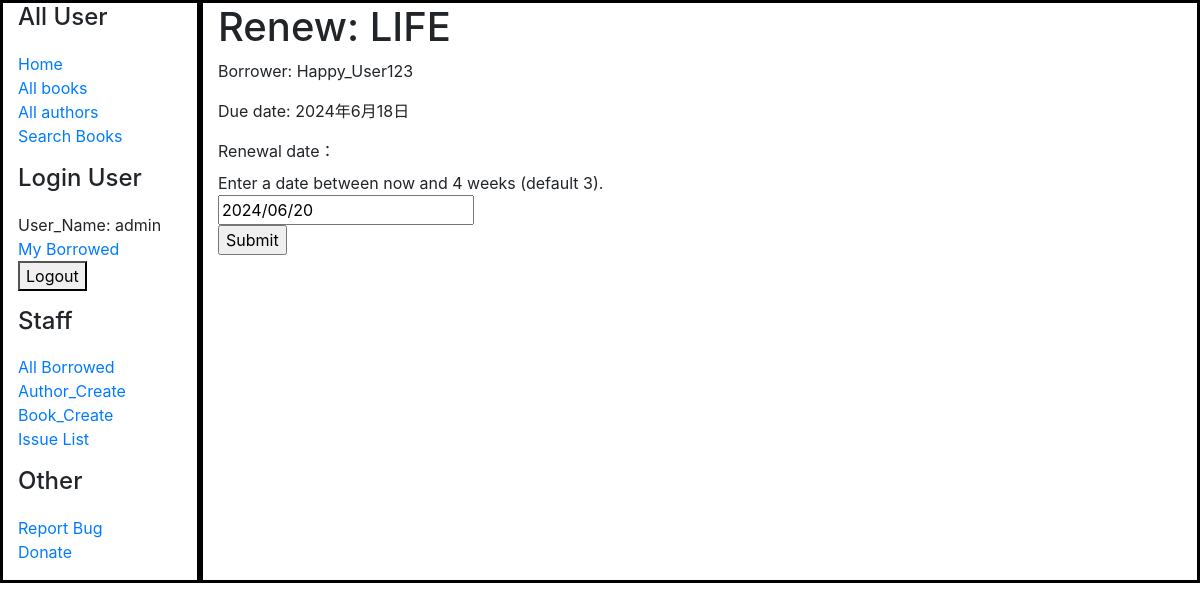
Page /catalog/book/8d8234fa-4f7a-45b3-9761-cfe23b58ddaf/renew/ (signed in) on the committed database.
### catalog/models.py (models this page shows, shortened)
class BookInstance(models.Model):
    id = models.UUIDField(primary_key=True, default=uuid.uuid4, help_text='Unique ID for this particular book across whole library')
    book = models.ForeignKey('Book', on_delete=models.SET_NULL, null=True)
    imprint = models.CharField(max_length=200)
    due_back = models.DateField(null=True, blank=True)
    borrower = models.ForeignKey(User, on_delete=models.SET_NULL, null=True, blank=True)
    LOAN_STATUS = (
        ('m', 'Maintenance'),
        ('o', 'On loan'),
        ('a', 'Available'),
        ('r', 'Reserved'),
    )
    status = models.CharField(
        max_length=1,
        choices=LOAN_STATUS,
        blank=True,
        default='m',
        help_text='Book availability',
    )
    class Meta:
        ordering = ['due_back']
        permissions = (("can_mark_returned", "Set book as returned"),)
    @property
    def is_overdue(self):
        if self.due_back and date.today() > self.due_back:
            return True
        return False

class Book(models.Model):
    title = models.CharField(max_length=200)
    author = models.ForeignKey('Author', on_delete=models.SET_NULL, null=True)
    summary = models.TextField(max_length=1000, help_text='Enter a brief description of the book')
    isbn = models.CharField('ISBN', max_length=13, help_text='13 Character <a href="https://www.isbn-international.org/content/what-isbn">ISBN number</a>')
    genre = models.ManyToManyField(Genre, help_text='Select a genre for this book')
    language=models.ForeignKey('Language', on_delete=models.SET_NULL, null=True)
    def display_genre(self):
        """Create a string for the Genre. This is required to display genre in Admin."""
        return ', '.join(genre.name for genre in self.genre.all()[:3])
    display_genre.short_description = 'Genre'

### catalog/views.py (the view)
# urls.py: path('book/<uuid:pk>/renew/', views.renew_book_librarian, name='renew-book-librarian'),
@login_required
@permission_required('catalog.can_mark_returned')
def renew_book_librarian(request, pk):
    book_inst=get_object_or_404(BookInstance, pk = pk)
    if request.method == 'POST':
        form = RenewBookForm(request.POST)
        if form.is_valid():
            book_inst.due_back = form.cleaned_data['renewal_date']
            book_inst.save()
            return HttpResponseRedirect(reverse('all_borrowed') )
    else:
        proposed_renewal_date = datetime.date.today() + datetime.timedelta(weeks=3)
        form = RenewBookForm(initial={'renewal_date': proposed_renewal_date,})
    return render(request, 'book_renew_librarian.html', {'form': form, 'bookinst':book_inst})

### catalog/forms.py (shortened to what this page needs)
class RenewBookForm(forms.Form):
    renewal_date = forms.DateField(help_text="Enter a date between now and 4 weeks (default 3).")
    '''
    class Meta:
        model = BookInstance
        fields = ['due_back',]
        labels = { 'due_back': _('Renewal date'), }
        help_texts = { 'due_back': _('Enter a date between now and 4 weeks (default 3).'), }
    '''

### catalog/templates/book_renew_librarian.html (shortened to what this page needs)
{% extends "base_generic.html" %}
{% block content %}
    <h1>Renew: {{bookinst.book.title}}</h1>
    <p>Borrower: {{bookinst.borrower}}</p>
    <p{% if bookinst.is_overdue %} class="text-danger"{% endif %}>Due date: {{bookinst.due_back}}</p>
    <form action="" method="post">
        <table>
        {{ form }}
        </table>
        <input type="submit" value="Submit" />
    </form>
{% endblock %}

### catalog/templates/base_generic.html (shortened to what this page needs)
<!DOCTYPE html>
<html lang="en">
  <head>
    <link
      rel="stylesheet"
      href="https://stackpath.bootstrapcdn.com/bootstrap/4.1.3/css/bootstrap.min.css"
 />
    {% load static %}
    <link rel="stylesheet" href="{% static 'css/styles.css' %}" />
  </head>
  <body>
    <div class="container-fluid">
      <div class="row">
        <div class="col-sm-2"  style="border:3px black solid;">
          {% block sidebar %}
          <h4>All User</h4>
          <ul class="sidebar-nav">
            <li><a href="{% url 'index' %}">Home</a></li>
            <li><a href="{% url 'books' %}">All books</a></li>
            <li><a href="{% url 'authors' %}">All authors</a></li>
            <li><a href="{% url 'search_books' %}">Search Books</a></li>
            {% if user.is_authenticated %}
          </ul>
            <h4>Login User</h4>
            <ul class="sidebar-nav">
     <li>User_Name: {{ user.get_username }}</li>
     <li><a href="{% url 'my-borrowed' %}">My Borrowed</a></li>
     <li><form method="post" action="{% url 'logout' %}?next={{ request.path }}">
      <button type="submit">Logout</button>
        </form></li>
        {% else %}
          <li><a href="{% url 'login' %}?next={{ request.path }}">Login</a></li>
        {% endif %}
        </ul>
        <h4>Staff</h4>
        <ul class="sidebar-nav">
        <li><a href="{% url 'all_borrowed' %}">All Borrowed</a></li>
        <li><a href="{% url 'author_create' %}">Author_Create</a></li>
        <li><a href="{% url 'book_create' %}">Book_Create</a></li>
        <li><a href="{% url 'Issue_list' %}">Issue List</a></li>
          </ul>
          <h4>Other</h4>
          <ul class="sidebar-nav">
            <li><a href="{% url 'report_bug' %}">Report Bug</a></li>
            <li><a href="{% url 'donate' %}">Donate</a></li>
              </ul>
          {% endblock %}
        </div>
        <div class="col-sm-10 "style="border:3px black solid;">  {% block content %}{% endblock %}
          </div>
      </div>
    </div>
  </body>
</html>

### catalog/static/css/styles.css (style rules this page uses)
.sidebar-nav { margin-top: 20px; padding: 0; list-style: none; }
table { width: 100%; border-collapse: collapse; }

### rows in the picture
BookInstance: book "LIFE", borrower "Happy_User123", due_back "2024年6月18日"

### other values in the picture
{{ user.get_username }} "admin"
